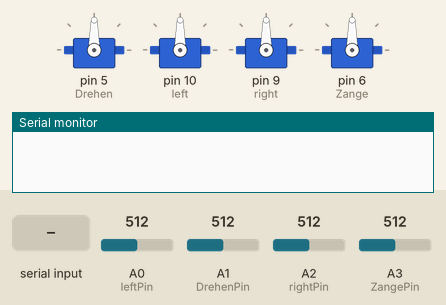
This sketch was run on a simulated Arduino Uno, built with avr-gcc and run on an emulated ATmega328P. Shown: 4 × servo, the last lines printed to the serial monitor. The inputs (shaded band) are chosen by the test bench; at power-on: A0 (leftPin) = 512, A1 (DrehenPin) = 512, A3 (ZangePin) = 512, A2 (rightPin) = 512.

Above: at 1.2 s.
1.3 s: A0 (leftPin) set to 716
At 3.1 s:
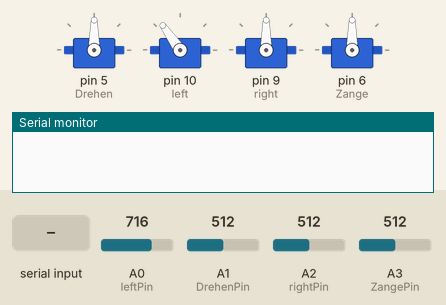
3.5 s: A1 (DrehenPin) set to 992
At 6.2 s:
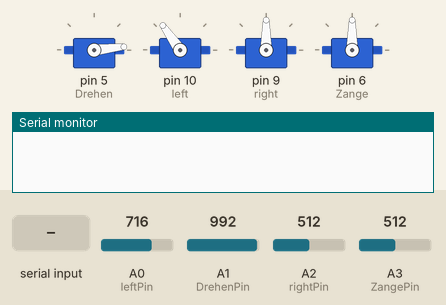
6.5 s: "2\n" received over Serial
At 6.98 s:
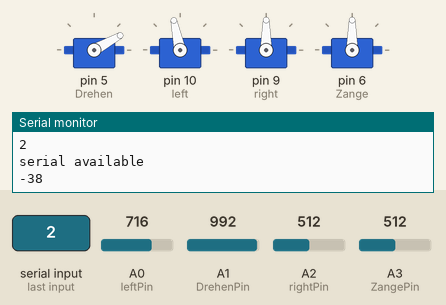
9.5 s: A3 (ZangePin) set to 716
At 10.5 s:
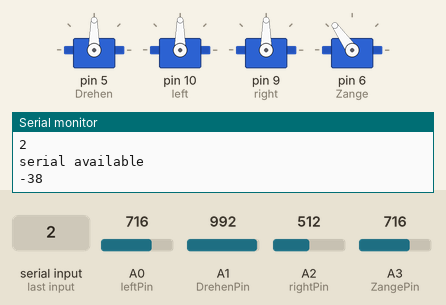
11.0 s: "90,45\n" received over Serial
At 13.7 s:
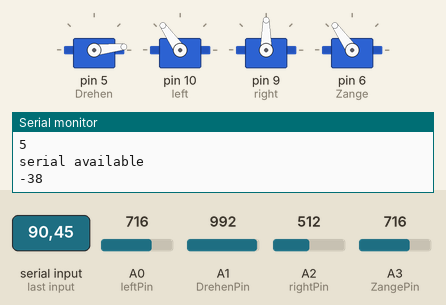
14.0 s: A2 (rightPin) set to 716
At 15.1 s:
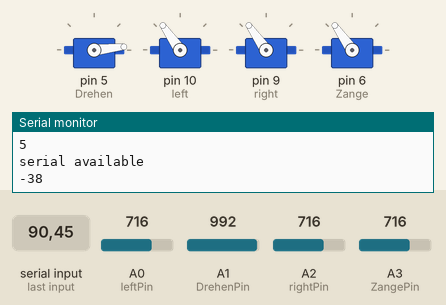
Timing chart, 0 to 17.0 s (numbered marks = the images above; inputs shaded):
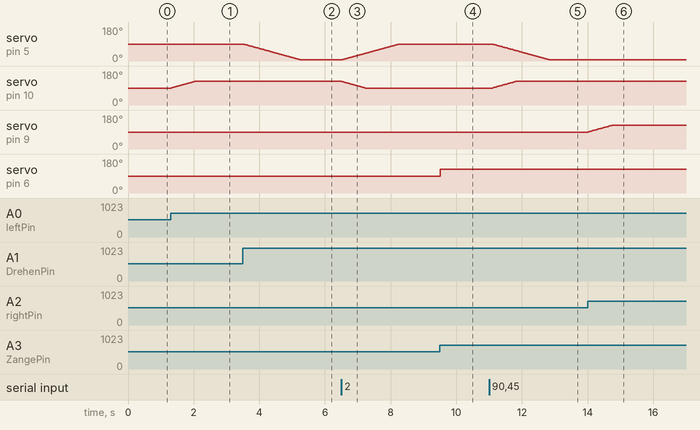

Measured:
- after the input at 1.3 s, servo on pin 10 (left): moves from 90° to 125° over 0.71 s, starting at once
- after the input at 3.5 s, servo on pin 5 (Drehen): moves from 90° to 6° over 1.7 s, starting at once
- after the input at 6.5 s, servo on pin 5 (Drehen): moves from 6° to 90° over 1.7 s, starting at once; servo on pin 10 (left): moves from 125° to 90° over 0.71 s, starting at once
- after the input at 9.5 s, servo on pin 6 (Zange): 90° → 125° at once
- after the input at 11.0 s, servo on pin 5 (Drehen): moves from 90° to 6° over 1.7 s, starting after 0.11 s; servo on pin 10 (left): moves from 90° to 125° over 0.71 s, starting after 0.11 s
- after the input at 14.0 s, servo on pin 9 (right): moves from 90° to 125° over 0.71 s, starting at once

The sketch:

RobotArm.ino
```cpp
#include <Servo.h>

Servo Drehen, left, right, Zange ;  // Creates 4 "servo objects"

int DrehenPin = A1;  // Drehen Pot Analog Input Pin
int leftPin = A0;  // Left Pot Analog Input Pin
int rightPin = A2;  // Right Pot Analog Input Pin
int ZangePin = A3;  // Zange Pot Analog Input Pin


int DrehenValue[5] = {90, 90, 90, 90, 90}; // Drehen Pot Value
int leftValue[5] = {90, 90, 90, 90, 90}; // Left Pot Value
int rightValue[5] = {90, 90, 90, 90, 90}; // Right Pot Value
int ZangeValue[5] = {90, 90, 90, 90, 90}; // Zange Pot Value

int pos = 0;  // Servo-Position

/*
   pos 0 ist Ausgangsstellung
   pos 1 für Stellung 1 Speicher
   pos 2 für Potistellung
   pos 3 für Stellung 2 Speicher
   pos 4 für letzte Stellung
*/
int Ausgangsstellung = 0;
int Stellung1 = 1;
int Stellung2 = 3;
int Potistellung = 2;
int letzteStellung = 4;


char blueToothVal; //Werte sollen per Bluetooth gesendet werden


void setup()
{
  Serial.begin(9600);
  Drehen.attach(5);  // attaches the servo on pin 11 to the Drehen object
  left.attach(10);  // attaches the servo on pin 10 to the left object
  right.attach(9);  // attaches the servo on pin 9 to the right object
  Zange.attach(6);  // attaches the servo on pin 6 to the Zange object
  pos = Potistellung;
}

void loop()
{
  // Read the Pot Values
  DrehenValue[Potistellung] = analogRead(DrehenPin);
  leftValue[Potistellung] = analogRead(leftPin);
  rightValue[Potistellung] = analogRead(rightPin);
  ZangeValue[Potistellung] = analogRead(ZangePin);

  // Convert to values between 0 and 180 for the servos
  DrehenValue[Potistellung] = map(DrehenValue[Potistellung], 0, 1023, 180, 0) ;
  leftValue[Potistellung] = map(leftValue[Potistellung], 0, 1023, 0, 180) ;
  rightValue[Potistellung] = map(rightValue[Potistellung], 0, 1023, 0, 180) ;
  ZangeValue[Potistellung] = map(ZangeValue[Potistellung], 0, 1023, 0, 180) ;


  /*   Serial.println("left Drehen right Zange: ");
     Serial.print(leftValue[0]);
     Serial.print("     ");

     Serial.print(DrehenValue[0]);
     Serial.print("     ");

     Serial.print(rightValue[0]);
     Serial.print("     ");

     Serial.println(ZangeValue[0]);
  */
  if (Serial.available()) //wenn Daten empfangen werden...
  {
    Serial.println("serial available");
    blueToothVal = Serial.read(); //..sollen diese ausgelesen werden
    int c = (int)blueToothVal - 48;
    Serial.println(c);
    switch (c) {
      case 1:
        DrehenValue[Stellung1] = DrehenValue[Potistellung]; // Drehen Pot Value
        leftValue[Stellung1] = leftValue[Potistellung]; // Left Pot Value
        rightValue[Stellung1] = rightValue[Potistellung]; // Right Pot Value
        ZangeValue[Stellung1] = ZangeValue[Potistellung]; // Zange Pot Value
        break;
      case 2:
        pos = Stellung1;
        break;
      case 3:
        DrehenValue[Stellung2] = DrehenValue[Potistellung]; // Drehen Pot Value
        leftValue[Stellung2] = leftValue[Potistellung]; // Left Pot Value
        rightValue[Stellung2] = rightValue[Potistellung]; // Right Pot Value
        ZangeValue[Stellung2] = ZangeValue[Potistellung]; // Zange Pot Value
        break;
      case 4:
        pos = Stellung2;
        break;
      case 5:
        pos = Potistellung;
        break;
      case 6:
        pos = Ausgangsstellung;
        break;
      default: break;
    }
  }

 /* Serial.print("Poti:     ");
  Serial.print(leftValue[2]);
  Serial.print("   ");
  Serial.print(DrehenValue[2]);
  Serial.print("   ");
  Serial.print(rightValue[2]);
  Serial.print("   ");
  Serial.println(ZangeValue[2]);
*/
  // Write values to servos

  if (DrehenValue[pos] > DrehenValue[letzteStellung]) {
    DrehenValue[letzteStellung] += 1;
  };
  if (DrehenValue[pos] < DrehenValue[letzteStellung]) {
    DrehenValue[letzteStellung] -= 1;
  };

  if (leftValue[pos] > leftValue[letzteStellung]) {
    leftValue[letzteStellung] += 1;
  };
  if (leftValue[pos] < leftValue[letzteStellung]) {
    leftValue[letzteStellung] -= 1;
  };

  if (rightValue[pos] > rightValue[letzteStellung]) {
    rightValue[letzteStellung] += 1;
  };
  if (rightValue[pos] < rightValue[letzteStellung]) {
    rightValue[letzteStellung] -= 1;
  };

  Drehen.write(DrehenValue[letzteStellung]); // Drehen servo position
  left.write(leftValue[letzteStellung]); // Left servo position
  right.write(rightValue[letzteStellung]); // Right servo position
  Zange.write(ZangeValue[Potistellung]); // Zange servo position

/*
  Serial.print("Ziel:     ");
  Serial.print(leftValue[4]);
  Serial.print("   ");
  Serial.print(DrehenValue[4]);
  Serial.print("   ");
  Serial.print(rightValue[4]);
  Serial.print("   ");
  Serial.println(ZangeValue[2]);
  Serial.println("   ");
*/
  //  Drehen.write(90); // Drehen servo position
  //  left.write(90); // Left servo position
  //  right.write(90); // Right servo position
  //  Zange.write(90); // Zange servo position

  delay (20); // Short Delay
}
```
